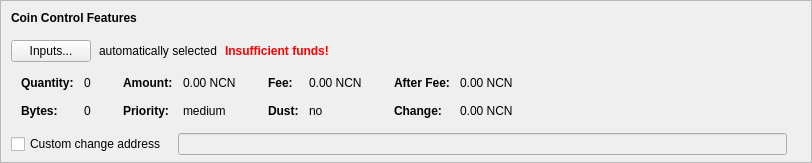
    <widget class="QFrame" name="frameCoinControl">
     <property name="sizePolicy">
      <sizepolicy hsizetype="Expanding" vsizetype="Expanding">
       <horstretch>0</horstretch>
       <verstretch>0</verstretch>
      </sizepolicy>
     </property>
     <property name="maximumSize">
      <size>
       <width>16777215</width>
       <height>16777215</height>
      </size>
     </property>
     <property name="frameShape">
      <enum>QFrame::StyledPanel</enum>
     </property>
     <property name="frameShadow">
      <enum>QFrame::Sunken</enum>
     </property>
     <layout class="QVBoxLayout" name="verticalLayoutCoinControl2">
      <property name="spacing">
       <number>0</number>
      </property>
      <property name="leftMargin">
       <number>0</number>
      </property>
      <property name="topMargin">
       <number>0</number>
      </property>
      <property name="rightMargin">
       <number>0</number>
      </property>
      <property name="bottomMargin">
       <number>6</number>
      </property>
      <item>
       <layout class="QVBoxLayout" name="verticalLayoutCoinControl" stretch="0,0,0,0,1">
        <property name="spacing">
         <number>0</number>
        </property>
        <property name="leftMargin">
         <number>10</number>
        </property>
        <property name="topMargin">
         <number>10</number>
        </property>
        <item>
         <layout class="QHBoxLayout" name="horizontalLayoutCoinControl1">
          <property name="bottomMargin">
           <number>15</number>
          </property>
          <item>
           <widget class="QLabel" name="labelCoinControlFeatures">
            <property name="sizePolicy">
             <sizepolicy hsizetype="Preferred" vsizetype="Maximum">
              <horstretch>0</horstretch>
              <verstretch>0</verstretch>
             </sizepolicy>
            </property>
            <property name="font">
             <font>
              <weight>75</weight>
              <bold>true</bold>
             </font>
            </property>
            <property name="styleSheet">
             <string notr="true">font-weight:bold;</string>
            </property>
            <property name="text">
             <string>Coin Control Features</string>
            </property>
           </widget>
          </item>
         </layout>
        </item>
        <item>
         <layout class="QHBoxLayout" name="horizontalLayoutCoinControl2" stretch="0,0,0,0">
          <property name="spacing">
           <number>8</number>
          </property>
          <property name="bottomMargin">
           <number>10</number>
          </property>
          <item>
           <widget class="QPushButton" name="pushButtonCoinControl">
            <property name="styleSheet">
             <string notr="true"/>
            </property>
            <property name="text">
             <string>Inputs...</string>
            </property>
            <property name="autoDefault">
             <bool>false</bool>
            </property>
           </widget>
          </item>
          <item>
           <widget class="QLabel" name="labelCoinControlAutomaticallySelected">
            <property name="text">
             <string>automatically selected</string>
            </property>
            <property name="margin">
             <number>5</number>
            </property>
           </widget>
          </item>
          <item>
           <widget class="QLabel" name="labelCoinControlInsuffFunds">
            <property name="font">
             <font>
              <weight>75</weight>
              <bold>true</bold>
             </font>
            </property>
            <property name="styleSheet">
             <string notr="true">color:red;font-weight:bold;</string>
            </property>
            <property name="text">
             <string>Insufficient funds!</string>
            </property>
            <property name="margin">
             <number>5</number>
            </property>
           </widget>
          </item>
          <item>
           <spacer name="horizontalSpacerCoinControl">
            <property name="orientation">
             <enum>Qt::Horizontal</enum>
            </property>
            <property name="sizeHint" stdset="0">
             <size>
              <width>40</width>
              <height>1</height>
             </size>
            </property>
           </spacer>
          </item>
         </layout>
        </item>
        <item>
         <widget class="QWidget" name="widgetCoinControl" native="true">
          <property name="sizePolicy">
           <sizepolicy hsizetype="Preferred" vsizetype="Preferred">
            <horstretch>0</horstretch>
            <verstretch>0</verstretch>
           </sizepolicy>
          </property>
          <property name="minimumSize">
           <size>
            <width>0</width>
            <height>0</height>
           </size>
          </property>
          <property name="styleSheet">
           <string notr="true"/>
          </property>
          <layout class="QHBoxLayout" name="horizontalLayoutCoinControl5">
           <property name="leftMargin">
            <number>0</number>
           </property>
           <property name="topMargin">
            <number>0</number>
           </property>
           <property name="rightMargin">
            <number>0</number>
           </property>
           <property name="bottomMargin">
            <number>0</number>
           </property>
           <item>
            <layout class="QHBoxLayout" name="horizontalLayoutCoinControl3" stretch="0,0,0,1">
             <property name="spacing">
              <number>20</number>
             </property>
             <property name="topMargin">
              <number>0</number>
             </property>
             <property name="bottomMargin">
              <number>10</number>
             </property>
             <item>
              <layout class="QFormLayout" name="formLayoutCoinControl1">
               <property name="horizontalSpacing">
                <number>10</number>
               </property>
               <property name="verticalSpacing">
                <number>14</number>
               </property>
               <property name="leftMargin">
                <number>10</number>
               </property>
               <property name="topMargin">
                <number>4</number>
               </property>
               <property name="rightMargin">
                <number>6</number>
               </property>
               <item row="0" column="0">
                <widget class="QLabel" name="labelCoinControlQuantityText">
                 <property name="font">
                  <font>
                   <weight>75</weight>
                   <bold>true</bold>
                  </font>
                 </property>
                 <property name="text">
                  <string>Quantity:</string>
                 </property>
                 <property name="margin">
                  <number>0</number>
                 </property>
                </widget>
               </item>
               <item row="0" column="1">
                <widget class="QLabel" name="labelCoinControlQuantity">
                 <property name="cursor">
                  <cursorShape>IBeamCursor</cursorShape>
                 </property>
                 <property name="contextMenuPolicy">
                  <enum>Qt::ActionsContextMenu</enum>
                 </property>
                 <property name="text">
                  <string notr="true">0</string>
                 </property>
                 <property name="margin">
                  <number>0</number>
                 </property>
                 <property name="textInteractionFlags">
                  <set>Qt::LinksAccessibleByMouse|Qt::TextSelectableByKeyboard|Qt::TextSelectableByMouse</set>
                 </property>
                </widget>
               </item>
               <item row="1" column="0">
                <widget class="QLabel" name="labelCoinControlBytesText">
                 <property name="font">
                  <font>
                   <weight>75</weight>
                   <bold>true</bold>
                  </font>
                 </property>
                 <property name="text">
                  <string>Bytes:</string>
                 </property>
                </widget>
               </item>
               <item row="1" column="1">
                <widget class="QLabel" name="labelCoinControlBytes">
                 <property name="cursor">
                  <cursorShape>IBeamCursor</cursorShape>
                 </property>
                 <property name="contextMenuPolicy">
                  <enum>Qt::ActionsContextMenu</enum>
                 </property>
                 <property name="text">
                  <string notr="true">0</string>
                 </property>
                 <property name="textInteractionFlags">
                  <set>Qt::LinksAccessibleByMouse|Qt::TextSelectableByKeyboard|Qt::TextSelectableByMouse</set>
                 </property>
                </widget>
               </item>
              </layout>
             </item>
             <item>
              <layout class="QFormLayout" name="formLayoutCoinControl2">
               <property name="horizontalSpacing">
                <number>10</number>
               </property>
               <property name="verticalSpacing">
                <number>14</number>
               </property>
               <property name="leftMargin">
                <number>6</number>
               </property>
               <property name="topMargin">
                <number>4</number>
               </property>
               <property name="rightMargin">
                <number>6</number>
               </property>
               <item row="0" column="0">
                <widget class="QLabel" name="labelCoinControlAmountText">
                 <property name="font">
                  <font>
                   <weight>75</weight>
                   <bold>true</bold>
                  </font>
                 </property>
                 <property name="text">
                  <string>Amount:</string>
                 </property>
                 <property name="margin">
                  <number>0</number>
                 </property>
                </widget>
               </item>
               <item row="0" column="1">
                <widget class="QLabel" name="labelCoinControlAmount">
                 <property name="cursor">
                  <cursorShape>IBeamCursor</cursorShape>
                 </property>
                 <property name="contextMenuPolicy">
                  <enum>Qt::ActionsContextMenu</enum>
                 </property>
                 <property name="text">
                  <string notr="true">0.00 NCN</string>
                 </property>
                 <property name="textInteractionFlags">
                  <set>Qt::LinksAccessibleByMouse|Qt::TextSelectableByKeyboard|Qt::TextSelectableByMouse</set>
                 </property>
                </widget>
               </item>
               <item row="1" column="0">
                <widget class="QLabel" name="labelCoinControlPriorityText">
                 <property name="font">
                  <font>
                   <weight>75</weight>
                   <bold>true</bold>
                  </font>
                 </property>
                 <property name="text">
                  <string>Priority:</string>
                 </property>
                </widget>
               </item>
               <item row="1" column="1">
                <widget class="QLabel" name="labelCoinControlPriority">
                 <property name="cursor">
                  <cursorShape>IBeamCursor</cursorShape>
                 </property>
                 <property name="contextMenuPolicy">
                  <enum>Qt::ActionsContextMenu</enum>
                 </property>
                 <property name="text">
                  <string notr="true">medium</string>
                 </property>
                 <property name="textInteractionFlags">
                  <set>Qt::LinksAccessibleByMouse|Qt::TextSelectableByKeyboard|Qt::TextSelectableByMouse</set>
                 </property>
                </widget>
               </item>
              </layout>
             </item>
             <item>
              <layout class="QFormLayout" name="formLayoutCoinControl3">
               <property name="horizontalSpacing">
                <number>10</number>
               </property>
               <property name="verticalSpacing">
                <number>14</number>
               </property>
               <property name="leftMargin">
                <number>6</number>
               </property>
               <property name="topMargin">
                <number>4</number>
               </property>
               <property name="rightMargin">
                <number>6</number>
               </property>
               <item row="0" column="0">
                <widget class="QLabel" name="labelCoinControlFeeText">
                 <property name="font">
                  <font>
                   <weight>75</weight>
                   <bold>true</bold>
                  </font>
                 </property>
                 <property name="text">
                  <string>Fee:</string>
                 </property>
                 <property name="margin">
                  <number>0</number>
                 </property>
                </widget>
               </item>
               <item row="0" column="1">
                <widget class="QLabel" name="labelCoinControlFee">
                 <property name="cursor">
                  <cursorShape>IBeamCursor</cursorShape>
                 </property>
                 <property name="contextMenuPolicy">
                  <enum>Qt::ActionsContextMenu</enum>
                 </property>
                 <property name="text">
                  <string notr="true">0.00 NCN</string>
                 </property>
                 <property name="textInteractionFlags">
                  <set>Qt::LinksAccessibleByMouse|Qt::TextSelectableByKeyboard|Qt::TextSelectableByMouse</set>
                 </property>
                </widget>
               </item>
               <item row="1" column="0">
                <widget class="QLabel" name="labelCoinControlLowOutputText">
                 <property name="font">
                  <font>
                   <weight>75</weight>
                   <bold>true</bold>
                  </font>
                 </property>
                 <property name="text">
                  <string>Dust:</string>
                 </property>
                </widget>
               </item>
               <item row="1" column="1">
                <widget class="QLabel" name="labelCoinControlLowOutput">
                 <property name="cursor">
                  <cursorShape>IBeamCursor</cursorShape>
                 </property>
                 <property name="contextMenuPolicy">
                  <enum>Qt::ActionsContextMenu</enum>
                 </property>
                 <property name="text">
                  <string notr="true">no</string>
                 </property>
                 <property name="textInteractionFlags">
                  <set>Qt::LinksAccessibleByMouse|Qt::TextSelectableByKeyboard|Qt::TextSelectableByMouse</set>
                 </property>
                </widget>
               </item>
              </layout>
             </item>
             <item>
              <layout class="QFormLayout" name="formLayoutCoinControl4">
               <property name="horizontalSpacing">
                <number>10</number>
               </property>
               <property name="verticalSpacing">
                <number>14</number>
               </property>
               <property name="leftMargin">
                <number>6</number>
               </property>
               <property name="topMargin">
                <number>4</number>
               </property>
               <property name="rightMargin">
                <number>6</number>
               </property>
               <item row="0" column="0">
                <widget class="QLabel" name="labelCoinControlAfterFeeText">
                 <property name="font">
                  <font>
                   <weight>75</weight>
                   <bold>true</bold>
                  </font>
                 </property>
                 <property name="text">
                  <string>After Fee:</string>
                 </property>
                 <property name="margin">
                  <number>0</number>
                 </property>
                </widget>
               </item>
               <item row="0" column="1">
                <widget class="QLabel" name="labelCoinControlAfterFee">
                 <property name="cursor">
                  <cursorShape>IBeamCursor</cursorShape>
                 </property>
                 <property name="contextMenuPolicy">
                  <enum>Qt::ActionsContextMenu</enum>
                 </property>
                 <property name="text">
                  <string notr="true">0.00 NCN</string>
                 </property>
                 <property name="textInteractionFlags">
                  <set>Qt::LinksAccessibleByMouse|Qt::TextSelectableByKeyboard|Qt::TextSelectableByMouse</set>
                 </property>
                </widget>
               </item>
               <item row="1" column="0">
                <widget class="QLabel" name="labelCoinControlChangeText">
                 <property name="font">
                  <font>
                   <weight>75</weight>
                   <bold>true</bold>
                  </font>
                 </property>
                 <property name="text">
                  <string>Change:</string>
                 </property>
                </widget>
               </item>
               <item row="1" column="1">
                <widget class="QLabel" name="labelCoinControlChange">
                 <property name="cursor">
                  <cursorShape>IBeamCursor</cursorShape>
                 </property>
                 <property name="contextMenuPolicy">
                  <enum>Qt::ActionsContextMenu</enum>
                 </property>
                 <property name="text">
                  <string notr="true">0.00 NCN</string>
                 </property>
                 <property name="textInteractionFlags">
                  <set>Qt::LinksAccessibleByMouse|Qt::TextSelectableByKeyboard|Qt::TextSelectableByMouse</set>
                 </property>
                </widget>
               </item>
              </layout>
             </item>
            </layout>
           </item>
          </layout>
         </widget>
        </item>
        <item>
         <layout class="QHBoxLayout" name="horizontalLayoutCoinControl4" stretch="0,0,0">
          <property name="spacing">
           <number>12</number>
          </property>
          <property name="sizeConstraint">
           <enum>QLayout::SetDefaultConstraint</enum>
          </property>
          <property name="topMargin">
           <number>5</number>
          </property>
          <property name="rightMargin">
           <number>5</number>
          </property>
          <item>
           <widget class="QCheckBox" name="checkBoxCoinControlChange">
            <property name="toolTip">
             <string>If this is activated, but the change address is empty or invalid, change will be sent to a newly generated address.</string>
            </property>
            <property name="text">
             <string>Custom change address</string>
            </property>
           </widget>
          </item>
          <item>
           <widget class="QValidatedLineEdit" name="lineEditCoinControlChange">
            <property name="enabled">
             <bool>false</bool>
            </property>
            <property name="sizePolicy">
             <sizepolicy hsizetype="Expanding" vsizetype="Fixed">
              <horstretch>0</horstretch>
              <verstretch>0</verstretch>
             </sizepolicy>
            </property>
           </widget>
          </item>
          <item>
           <widget class="QLabel" name="labelCoinControlChangeLabel">
            <property name="sizePolicy">
             <sizepolicy hsizetype="Preferred" vsizetype="Expanding">
              <horstretch>0</horstretch>
              <verstretch>0</verstretch>
             </sizepolicy>
            </property>
            <property name="minimumSize">
             <size>
              <width>0</width>
              <height>0</height>
             </size>
            </property>
            <property name="text">
             <string/>
            </property>
            <property name="margin">
             <number>3</number>
            </property>
           </widget>
          </item>
         </layout>
        </item>
        <item>
         <spacer name="verticalSpacerCoinControl">
          <property name="orientation">
           <enum>Qt::Vertical</enum>
          </property>
          <property name="sizeHint" stdset="0">
           <size>
            <width>800</width>
            <height>1</height>
           </size>
          </property>
         </spacer>
        </item>
       </layout>
      </item>
     </layout>
    </widget>
